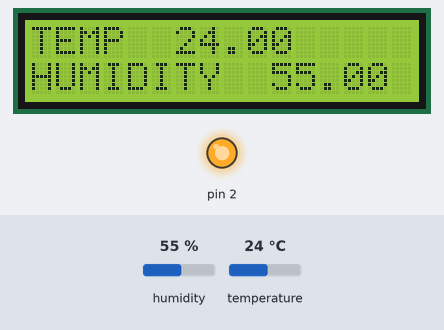
This sketch was run on a simulated Arduino Uno, built with avr-gcc and run on an emulated ATmega328P. Parts: 16×2 character LCD, output pins drawn as LEDs (lit = HIGH). Inputs (shaded band) come from the test bench; at power-on: humidity 55 %, temperature 24 °C. What the sketch prints to the serial monitor is not drawn.

Above: at 1.2 s.
1.3 s: humidity set to 22 %
At 3.1 s:
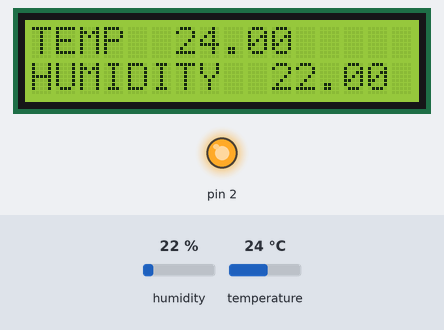
4.1 s: temperature set to 12 °C
At 5.2 s:
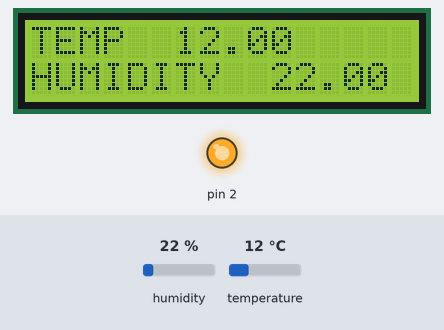
6.9 s: humidity set to 40 %
At 9.3 s:
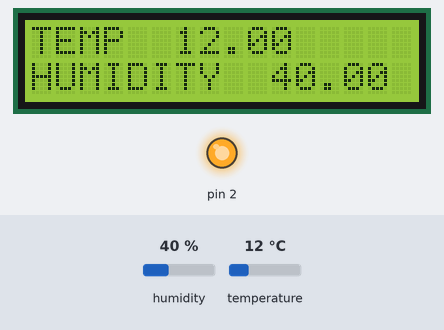
9.9 s: temperature set to 19 °C
At 11.3 s:
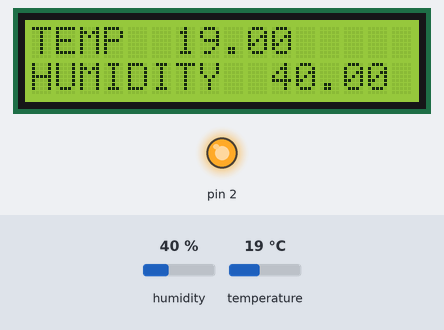
Timing chart, 0 to 12.9 s (numbered marks = the images above; inputs shaded):
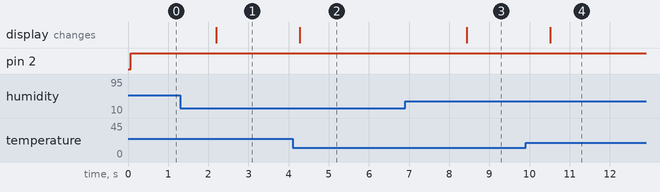

The sketch:

DHT_with_LCD.ino
```cpp
#include <DHT.h>
#include <LiquidCrystal_I2C.h>
LiquidCrystal_I2C lcd(0x27,16,2);
DHT dht(5,DHT11);
void setup() {
  pinMode(2,OUTPUT);
  dht.begin();
  lcd.init();
  lcd.backlight();
  Serial.begin(9600);
}

void loop() {
  digitalWrite(2,HIGH);
  float temp=dht.readTemperature();
  float humid=dht.readHumidity();
  Serial.println(temp);
  Serial.println(humid);
  lcd.clear();
  lcd.setCursor(0,0);
  lcd.print("TEMP");
  lcd.setCursor(6,0);
  lcd.print(temp);
  lcd.setCursor(0,1);
  lcd.print("HUMIDITY");
  lcd.setCursor(10,1);
  lcd.print(humid);
  delay(1000);
}
```

Measured:
- after the input at 1.3 s, the display: changes after 0.90 s (image 1)
- after the input at 4.1 s, the display: changes after 0.18 s (image 2)
- after the input at 6.9 s, the display: changes after 1.5 s (image 3)
- after the input at 9.9 s, the display: changes after 0.61 s (image 4)
